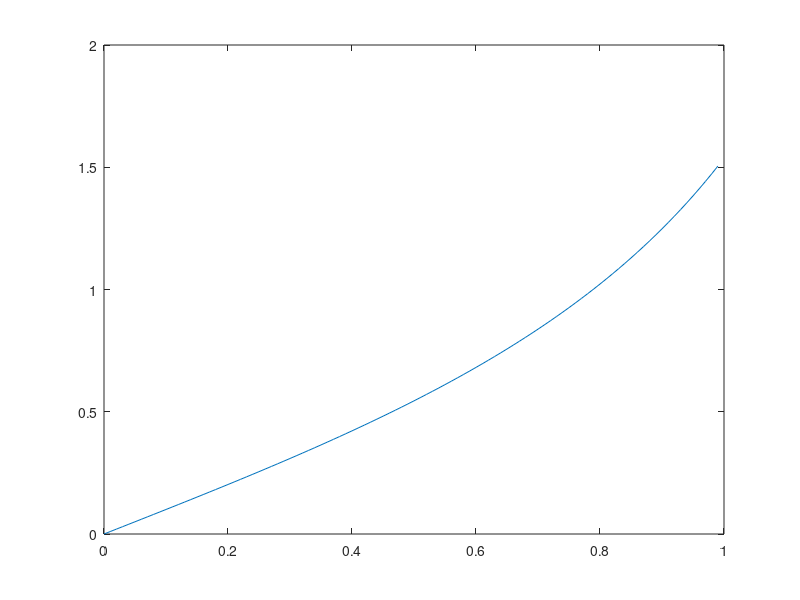

MATLAB code to generate this figure:
f=@(x,y)y^2+1;
for h=0.01
    n=ceil(1/h);
    arr_y=zeros(n,1);
    %initial condition
    arr_y(1)=0;
    x=0;
    for i=2:n
        arr_y(i)=arr_y(i-1)+h*f(0,arr_y(i-1));
        x=x+h;        
    end
    arr_x=(0:h:n*h-h);
    plot(arr_x,arr_y)
    pause(2)
    hold on
end